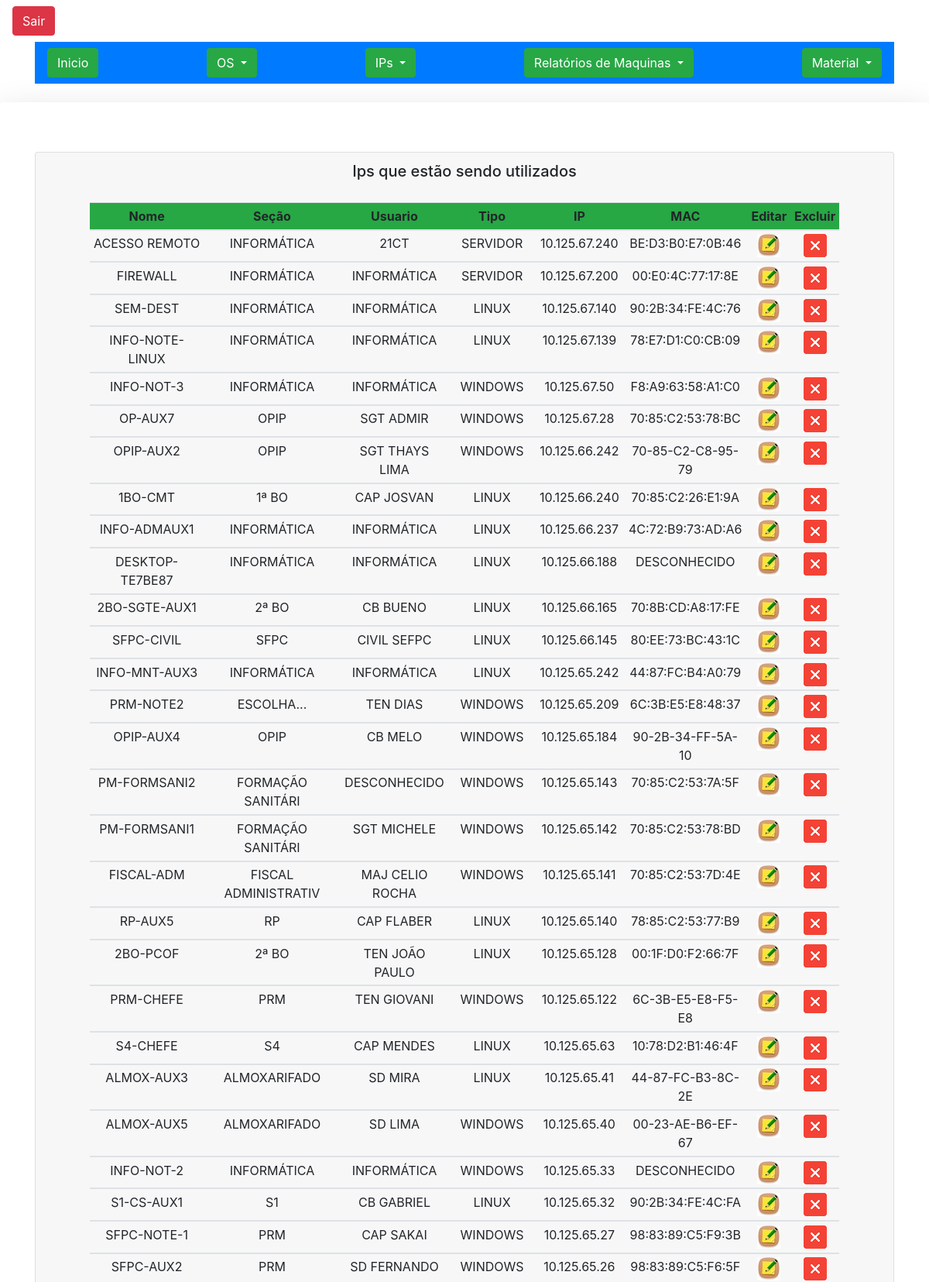
The app's page /dashboard/pages/ipsEmUso.php (upper part) with its own data.
### tables this page shows
CREATE TABLE IF NOT EXISTS `registromaquinas` (
  `id` int(11) NOT NULL AUTO_INCREMENT,
  `maq_nome` varchar(20) NOT NULL,
  `maq_secao` varchar(20) NOT NULL,
  `maq_usuario` varchar(20) NOT NULL,
  `maq_tipo` varchar(20) NOT NULL,
  `maq_ip` varchar(25) NOT NULL,
  `maq_mac` varchar(25) NOT NULL,
  PRIMARY KEY (`id`)
);

### dashboard/pages/ipsEmUso.php (the view, shortened to what this page needs)
<?php
include_once("../../config/conexao.php");
?>
<!doctype html>
<html lang="pt-BR">
  <head>
  <link rel="stylesheet" href="https://stackpath.bootstrapcdn.com/bootstrap/4.1.3/css/bootstrap.min.css">
  </head>
  <body>
  <a class="btn btn-danger mt-2 ml-3 algint-right" href="../../config/exit.php" role="button">Sair</a>
  <div class="container mt-2">
  <nav class="navbar navbar-dark bg-primary">
  <a class="btn btn-success" href="../ti14gac.php" role="button">Inicio</a>
  <div class="dropdown">
  <button class="btn btn-success dropdown-toggle" type="button" id="dropdownMenuButton" data-toggle="dropdown" aria-haspopup="true" aria-expanded="false">
    OS
  </button>
</div>
  <div class="dropdown">
  <button class="btn btn-success dropdown-toggle" type="button" id="dropdownMenuButton" data-toggle="dropdown" aria-haspopup="true" aria-expanded="false">
    IPs
  </button>
</div>
<div class="dropdown">
  <button class="btn btn-success dropdown-toggle" type="button" id="dropdownMenuButton" data-toggle="dropdown" aria-haspopup="true" aria-expanded="false">
    Relatórios de Maquinas
  </button>
</div>
<div class="dropdown">
  <button class="btn btn-success dropdown-toggle" type="button" id="dropdownMenuButton" data-toggle="dropdown" aria-haspopup="true" aria-expanded="false">
    Material
  </button>
</div>
</nav>
</div>
<div class="shadow-lg p-3 mb-5 mt-4 bg-white rounded">
     <div class="text-center">
             <div class="container mt-5">
<div class="card text-center">
 <div class="card-header">
   <p class="h5">Ips que estão sendo utilizados</p>
   <div class="card-body">
   <div class="container text-center">
<div class="container text-center">
<table class="table table-sm table-hover">
<thead class="thead-success bg-success">
   <tr>
        <th scope="col ">Nome</th>
        <th scope="col">Seção</th>
        <th scope="col">Usuario</th>
        <th scope="col">Tipo</th>
        <th scope="col">IP</th>
        <th scope="col">MAC</th>
        <th scope="col">Editar</th>
        <th scope="col">Excluir</th>
       </tr>
</thead>
  <?php $result_Registro = "SELECT  id,maq_nome, maq_secao, maq_usuario, maq_tipo,maq_ip, maq_mac FROM registromaquinas ORDER BY  id DESC ";
       $resultado_Registro = mysqli_query($conn, $result_Registro);
   ?>
   <?php while($dado = $resultado_Registro->fetch_array()){ ?>
       <?php $idMaquina = $dado["id"];  ?>
   <tbody>
       <tr>
       <td><?php echo $dado["maq_nome"] ?></td>
       <td><?php echo $dado["maq_secao"] ?></td>
       <td><?php echo $dado["maq_usuario"] ?></td>
       <td><?php echo $dado["maq_tipo"] ?></td>
       <td><?php echo $dado["maq_ip"] ?></td>
       <td><?php echo $dado["maq_mac"] ?></td>
       <td> <a href="../../config/editar.php?id=<?php echo $idMaquina ?>" onclick="return confirm('Deseja mesmo editar essa maquina?');"><img src="../../img/editIcon.jpg" alt=""></a> </td>
       <td> <a href="../../config/excluir.php?id=<?php echo $idMaquina ?>" onclick="return confirm('Deseja mesmo excluir essa maquina?');"><img src="../../img/remover.png" alt=""></a> </td>
       </tr>
   </tbody>
   <?php  } ?>
</table>
</div>
   </div>
 </div>
</div>
</div>
     </div>
     </div>
</div>
  </body>
</html>

### records on screen
registromaquinas: maq_nome "ACESSO REMOTO", maq_secao "INFORMÁTICA", maq_usuario "21CT", maq_tipo "SERVIDOR", maq_ip "10.125.67.240", maq_mac "BE:D3:B0:E7:0B:46"
registromaquinas: maq_nome "FIREWALL", maq_secao "INFORMÁTICA", maq_usuario "INFORMÁTICA", maq_tipo "SERVIDOR", maq_ip "10.125.67.200", maq_mac "00:E0:4C:77:17:8E"
registromaquinas: maq_nome "SEM-DEST", maq_secao "INFORMÁTICA", maq_usuario "INFORMÁTICA", maq_tipo "LINUX", maq_ip "10.125.67.140", maq_mac "90:2B:34:FE:4C:76"
registromaquinas: maq_nome "INFO-NOTE-LINUX", maq_secao "INFORMÁTICA", maq_usuario "INFORMÁTICA", maq_tipo "LINUX", maq_ip "10.125.67.139", maq_mac "78:E7:D1:C0:CB:09"
registromaquinas: maq_nome "INFO-NOT-3", maq_secao "INFORMÁTICA", maq_usuario "INFORMÁTICA", maq_tipo "WINDOWS", maq_ip "10.125.67.50", maq_mac "F8:A9:63:58:A1:C0"
registromaquinas: maq_nome "OP-AUX7", maq_secao "OPIP", maq_usuario "SGT ADMIR", maq_tipo "WINDOWS", maq_ip "10.125.67.28", maq_mac "70:85:C2:53:78:BC"
registromaquinas: maq_nome "OPIP-AUX2", maq_secao "OPIP", maq_usuario "SGT THAYS LIMA", maq_tipo "WINDOWS", maq_ip "10.125.66.242", maq_mac "70-85-C2-C8-95-79"
registromaquinas: maq_nome "1BO-CMT", maq_secao "1ª BO", maq_usuario "CAP JOSVAN", maq_tipo "LINUX", maq_ip "10.125.66.240", maq_mac "70:85:C2:26:E1:9A"
registromaquinas: maq_nome "INFO-ADMAUX1", maq_secao "INFORMÁTICA", maq_usuario "INFORMÁTICA", maq_tipo "LINUX", maq_ip "10.125.66.237", maq_mac "4C:72:B9:73:AD:A6"
registromaquinas: maq_nome "DESKTOP-TE7BE87", maq_secao "INFORMÁTICA", maq_usuario "INFORMÁTICA", maq_tipo "LINUX", maq_ip "10.125.66.188", maq_mac "DESCONHECIDO"
registromaquinas: maq_nome "2BO-SGTE-AUX1", maq_secao "2ª BO", maq_usuario "CB BUENO", maq_tipo "LINUX", maq_ip "10.125.66.165", maq_mac "70:8B:CD:A8:17:FE"
registromaquinas: maq_nome "SFPC-CIVIL", maq_secao "SFPC", maq_usuario "CIVIL SEFPC", maq_tipo "LINUX", maq_ip "10.125.66.145", maq_mac "80:EE:73:BC:43:1C"
registromaquinas: maq_nome "INFO-MNT-AUX3", maq_secao "INFORMÁTICA", maq_usuario "INFORMÁTICA", maq_tipo "LINUX", maq_ip "10.125.65.242", maq_mac "44:87:FC:B4:A0:79"
registromaquinas: maq_nome "PRM-NOTE2", maq_secao "ESCOLHA...", maq_usuario "TEN DIAS", maq_tipo "WINDOWS", maq_ip "10.125.65.209", maq_mac "6C:3B:E5:E8:48:37"
registromaquinas: maq_nome "OPIP-AUX4", maq_secao "OPIP", maq_usuario "CB MELO", maq_tipo "WINDOWS", maq_ip "10.125.65.184", maq_mac "90-2B-34-FF-5A-10"
registromaquinas: maq_nome "PM-FORMSANI2", maq_secao "FORMAÇÃO SANITÁRI", maq_usuario "DESCONHECIDO", maq_tipo "WINDOWS", maq_ip "10.125.65.143", maq_mac "70:85:C2:53:7A:5F"
registromaquinas: maq_nome "PM-FORMSANI1", maq_secao "FORMAÇÃO SANITÁRI", maq_usuario "SGT MICHELE", maq_tipo "WINDOWS", maq_ip "10.125.65.142", maq_mac "70:85:C2:53:78:BD"
registromaquinas: maq_nome "FISCAL-ADM", maq_secao "FISCAL ADMINISTRATIV", maq_usuario "MAJ CELIO ROCHA", maq_tipo "WINDOWS", maq_ip "10.125.65.141", maq_mac "70:85:C2:53:7D:4E"
registromaquinas: maq_nome "RP-AUX5", maq_secao "RP", maq_usuario "CAP FLABER", maq_tipo "LINUX", maq_ip "10.125.65.140", maq_mac "78:85:C2:53:77:B9"
registromaquinas: maq_nome "2BO-PCOF", maq_secao "2ª BO", maq_usuario "TEN JOÃO PAULO", maq_tipo "LINUX", maq_ip "10.125.65.128", maq_mac "00:1F:D0:F2:66:7F"
registromaquinas: maq_nome "PRM-CHEFE", maq_secao "PRM", maq_usuario "TEN GIOVANI", maq_tipo "WINDOWS", maq_ip "10.125.65.122", maq_mac "6C-3B-E5-E8-F5-E8"
registromaquinas: maq_nome "S4-CHEFE", maq_secao "S4", maq_usuario "CAP MENDES", maq_tipo "LINUX", maq_ip "10.125.65.63", maq_mac "10:78:D2:B1:46:4F"
registromaquinas: maq_nome "ALMOX-AUX3", maq_secao "ALMOXARIFADO", maq_usuario "SD MIRA", maq_tipo "LINUX", maq_ip "10.125.65.41", maq_mac "44-87-FC-B3-8C-2E"
registromaquinas: maq_nome "ALMOX-AUX5", maq_secao "ALMOXARIFADO", maq_usuario "SD LIMA", maq_tipo "WINDOWS", maq_ip "10.125.65.40", maq_mac "00-23-AE-B6-EF-67"
registromaquinas: maq_nome "INFO-NOT-2", maq_secao "INFORMÁTICA", maq_usuario "INFORMÁTICA", maq_tipo "WINDOWS", maq_ip "10.125.65.33", maq_mac "DESCONHECIDO"
registromaquinas: maq_nome "S1-CS-AUX1", maq_secao "S1", maq_usuario "CB GABRIEL", maq_tipo "LINUX", maq_ip "10.125.65.32", maq_mac "90:2B:34:FE:4C:FA"
registromaquinas: maq_nome "SFPC-NOTE-1", maq_secao "PRM", maq_usuario "CAP SAKAI", maq_tipo "WINDOWS", maq_ip "10.125.65.27", maq_mac "98:83:89:C5:F9:3B"
registromaquinas: maq_nome "SFPC-AUX2", maq_secao "PRM", maq_usuario "SD FERNANDO", maq_tipo "WINDOWS", maq_ip "10.125.65.26", maq_mac "98:83:89:C5:F6:5F"
